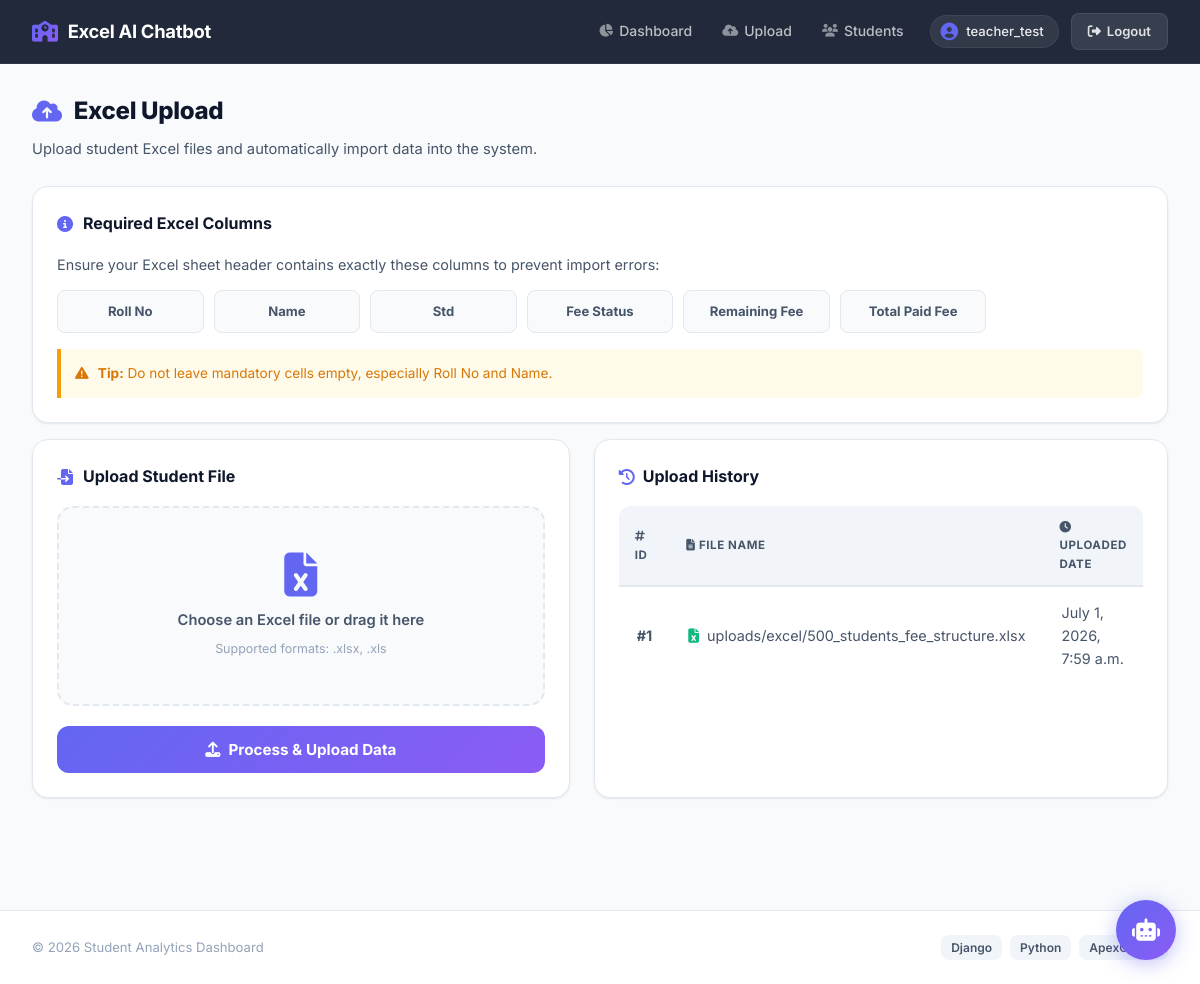
/excel-upload/ (signed in), run on the app's committed database.
### excel_ai_chatbot/models.py (models this page shows, shortened)
class CustomUser(AbstractUser):
    ROLE_CHOICES = (
        ("superadmin", "Super Admin"),
        ("teacher", "Teacher"),
    )
    role = models.CharField(
        max_length=20,
        choices=ROLE_CHOICES,
        default="teacher"
    )

class ExcelUpload(models.Model):
    file = models.FileField(upload_to="uploads/excel/")
    uploaded_at = models.DateTimeField(auto_now_add=True)

### excel_ai_chatbot/views.py (the view, shortened to what this page needs)
# urls.py: path("excel-upload/", views.upload_excel_view, name="upload_excel"),
@login_required
def upload_excel_view(request):
    uploads = ExcelUpload.objects.order_by("-uploaded_at")
    return render(request, "excel_ai_chatbot/upload_excel.html", {"uploads": uploads})

### excel_ai_chatbot/templates/excel_ai_chatbot/upload_excel.html (shortened to what this page needs)
{% extends 'excel_ai_chatbot/base.html' %}
{% load static %}
{% block content %}
<div class="upload-page-container">
  <div class="page-header">
    <h2><i class="fas fa-cloud-upload-alt"></i> Excel Upload</h2>
    <p>Upload student Excel files and automatically import data into the system.</p>
  </div>
  <div class="glass-card">
    <h3 class="card-title">
      <i class="fas fa-info-circle"></i> Required Excel Columns
    </h3>
    <p style="color: var(--text-secondary); font-size: .9rem; margin-bottom: 14px;">
      Ensure your Excel sheet header contains exactly these columns to prevent import errors:
    </p>
    <div class="format-guide-grid">
      <div class="col-badge">Roll No</div>
      <div class="col-badge">Name</div>
      <div class="col-badge">Std</div>
      <div class="col-badge">Fee Status</div>
      <div class="col-badge">Remaining Fee</div>
      <div class="col-badge">Total Paid Fee</div>
    </div>
    <div class="upload-tip">
      <strong><i class="fas fa-exclamation-triangle"></i> Tip:</strong> Do not leave mandatory cells empty, especially Roll No and Name.
    </div>
  </div>
  <div class="top-grid">
    <div class="glass-card">
      <h3 class="card-title">
        <i class="fas fa-file-import"></i> Upload Student File
      </h3>
      <form method="POST" enctype="multipart/form-data">
        <div class="file-drop-area" id="drop-area">
          <i class="fas fa-file-excel file-drop-icon"></i>
          <span class="file-msg" id="file-msg">Choose an Excel file or drag it here</span>
          <span class="file-support">Supported formats: .xlsx, .xls</span>
        </div>
        <button type="submit" class="upload-btn">
          <i class="fas fa-upload"></i> Process & Upload Data
        </button>
      </form>
    </div>
    <div class="glass-card">
      <div class="section-header" style="margin-bottom: 16px;">
        <h3 style="font-size: 1rem; font-weight: 700; display: flex; align-items: center; gap: 8px;">
          <i class="fas fa-history" style="color: var(--primary);"></i> Upload History
        </h3>
      </div>
      <table class="modern-table">
        <thead>
          <tr>
            <th><i class="fas fa-hashtag"></i> ID</th>
            <th><i class="fas fa-file-alt"></i> File Name</th>
            <th><i class="fas fa-clock"></i> Uploaded Date</th>
          </tr>
        </thead>
        <tbody>
          {% for upload in uploads %}
          <tr>
            <td><strong>#{{ upload.id }}</strong></td>
            <td>
              <span style="display: flex; align-items: center; gap: 8px;">
                <i class="fas fa-file-excel" style="color: var(--green);"></i>
                {{ upload.file.name }}
              </span>
            </td>
            <td>{{ upload.uploaded_at }}</td>
          </tr>
          {% endfor %}
        </tbody>
      </table>
    </div>
  </div>
</div>
{% endblock %}

### excel_ai_chatbot/templates/excel_ai_chatbot/partials/navbar.html (shortened to what this page needs)
<nav class="navbar">
  <div class="navbar-left">
    <a href="{% url 'home' %}" class="navbar-brand">
      <i class="fas fa-school"></i>
      <span>Excel AI Chatbot</span>
    </a>
  </div>
  <div class="navbar-right">
    {% if request.user.is_authenticated %}
      {% if request.user.role == 'superadmin' %}
        <ul class="nav-menu" id="nav-menu">
          <li>
            <a href="{% url 'dashboard' %}"><i class="fas fa-chart-pie"></i> Dashboard</a>
          </li>
          <li>
            <a href="{% url 'upload_excel' %}"><i class="fas fa-cloud-upload-alt"></i> Upload</a>
          </li>
          <li>
            <a href="{% url 'student_list' %}"><i class="fas fa-users"></i> Students</a>
          </li>
          <li>
            <a href="{% url 'admin_panel:dashboard' %}"> <i class="fa-solid fa-shield-halved"></i> Admin_panel</a>
          </li>
        </ul>
        <div class="user-chip">
          <i class="fas fa-user-circle"></i>
          <span>{{ request.user.username }}</span>
        </div>
        <a href="{% url 'logout' %}" class="logout-btn">
          <i class="fas fa-sign-out-alt"></i> Logout
        </a>
      {% else %}
        <ul class="nav-menu" id="nav-menu">
          <li>
            <a href="{% url 'dashboard' %}"><i class="fas fa-chart-pie"></i> Dashboard</a>
          </li>
          <li>
            <a href="{% url 'upload_excel' %}"><i class="fas fa-cloud-upload-alt"></i> Upload</a>
          </li>
          <li>
            <a href="{% url 'student_list' %}"><i class="fas fa-users"></i> Students</a>
          </li>
        </ul>
        <div class="user-chip">
          <i class="fas fa-user-circle"></i>
          <span>{{ request.user.username }}</span>
        </div>
        <a href="{% url 'logout' %}" class="logout-btn">
          <i class="fas fa-sign-out-alt"></i> Logout
        </a>
        {% endif %}
    {% endif %}
  </div>
</nav>

### data on the page
CustomUser: user.username "teacher_test"
ExcelUpload: id "1", file.name "uploads/excel/500_students_fee_structure.xlsx", uploaded_at "July 1, 2026, 7:59 a.m."
